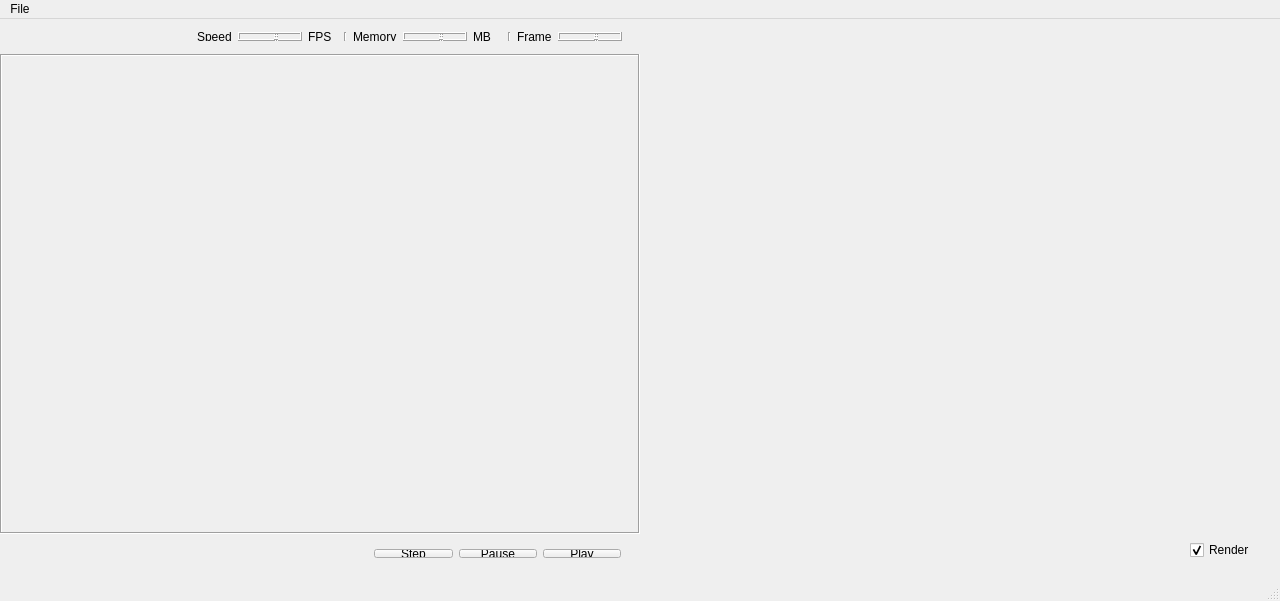
<?xml version="1.0" encoding="UTF-8"?>
<ui version="4.0">
 <class>MainWindow</class>
 <widget class="QMainWindow" name="MainWindow">
  <property name="geometry">
   <rect>
    <x>0</x>
    <y>0</y>
    <width>1280</width>
    <height>601</height>
   </rect>
  </property>
  <property name="cursor">
   <cursorShape>ArrowCursor</cursorShape>
  </property>
  <property name="windowTitle">
   <string>CLAM</string>
  </property>
  <property name="windowIcon">
   <iconset resource="clamicon.qrc">
    <normaloff>:/icons/logo.png</normaloff>:/icons/logo.png</iconset>
  </property>
  <widget class="QWidget" name="centralWidget">
   <widget class="QLabel" name="labelImage">
    <property name="geometry">
     <rect>
      <x>0</x>
      <y>35</y>
      <width>640</width>
      <height>480</height>
     </rect>
    </property>
    <property name="frameShape">
     <enum>QFrame::Box</enum>
    </property>
    <property name="frameShadow">
     <enum>QFrame::Sunken</enum>
    </property>
    <property name="text">
     <string/>
    </property>
    <property name="scaledContents">
     <bool>false</bool>
    </property>
   </widget>
   <widget class="QWidget" name="horizontalLayoutWidget">
    <property name="geometry">
     <rect>
      <x>186</x>
      <y>2</y>
      <width>447</width>
      <height>31</height>
     </rect>
    </property>
    <layout class="QHBoxLayout" name="displayLayout">
     <item>
      <widget class="QLabel" name="speedLabel">
       <property name="text">
        <string>Speed</string>
       </property>
      </widget>
     </item>
     <item>
      <widget class="QLCDNumber" name="speedLcdNumber"/>
     </item>
     <item>
      <widget class="QLabel" name="FPSLabel">
       <property name="text">
        <string>FPS</string>
       </property>
      </widget>
     </item>
     <item>
      <widget class="Line" name="line_2">
       <property name="orientation">
        <enum>Qt::Vertical</enum>
       </property>
      </widget>
     </item>
     <item>
      <widget class="QLabel" name="memLabel">
       <property name="text">
        <string>Memory</string>
       </property>
      </widget>
     </item>
     <item>
      <widget class="QLCDNumber" name="memLcdNumber"/>
     </item>
     <item>
      <widget class="QLabel" name="MBLabel">
       <property name="text">
        <string>MB</string>
       </property>
      </widget>
     </item>
     <item>
      <widget class="Line" name="line">
       <property name="orientation">
        <enum>Qt::Vertical</enum>
       </property>
      </widget>
     </item>
     <item>
      <widget class="QLabel" name="frameLabel">
       <property name="text">
        <string>Frame</string>
       </property>
      </widget>
     </item>
     <item>
      <widget class="QLCDNumber" name="frameLcdNumber"/>
     </item>
    </layout>
   </widget>
   <widget class="QWidget" name="horizontalLayoutWidget_2">
    <property name="geometry">
     <rect>
      <x>363</x>
      <y>519</y>
      <width>269</width>
      <height>31</height>
     </rect>
    </property>
    <layout class="QHBoxLayout" name="controlLayout">
     <item>
      <widget class="QPushButton" name="stepButton">
       <property name="text">
        <string>Step</string>
       </property>
      </widget>
     </item>
     <item>
      <widget class="QPushButton" name="pauseButton">
       <property name="text">
        <string>Pause</string>
       </property>
      </widget>
     </item>
     <item>
      <widget class="QPushButton" name="playButton">
       <property name="text">
        <string>Play</string>
       </property>
      </widget>
     </item>
    </layout>
   </widget>
   <widget class="CViewer" name="openGlWidget" native="true">
    <property name="geometry">
     <rect>
      <x>640</x>
      <y>35</y>
      <width>640</width>
      <height>480</height>
     </rect>
    </property>
   </widget>
   <widget class="QCheckBox" name="renderCheckBox">
    <property name="geometry">
     <rect>
      <x>1190</x>
      <y>520</y>
      <width>81</width>
      <height>22</height>
     </rect>
    </property>
    <property name="text">
     <string>Render</string>
    </property>
    <property name="checked">
     <bool>true</bool>
    </property>
   </widget>
  </widget>
  <widget class="QMenuBar" name="menuBar">
   <property name="geometry">
    <rect>
     <x>0</x>
     <y>0</y>
     <width>1280</width>
     <height>25</height>
    </rect>
   </property>
   <widget class="QMenu" name="menuFile">
    <property name="title">
     <string>File</string>
    </property>
    <addaction name="actionOpen"/>
    <addaction name="actionClose"/>
    <addaction name="separator"/>
    <addaction name="actionSave_Motion"/>
    <addaction name="actionSave_Map"/>
    <addaction name="actionSave_Tracks"/>
    <addaction name="separator"/>
    <addaction name="actionPreferences"/>
    <addaction name="actionQuit"/>
   </widget>
   <addaction name="menuFile"/>
  </widget>
  <widget class="QStatusBar" name="statusBar"/>
  <action name="actionOpen">
   <property name="text">
    <string>Open</string>
   </property>
  </action>
  <action name="actionQuit">
   <property name="text">
    <string>Quit</string>
   </property>
  </action>
  <action name="actionSave_Map">
   <property name="text">
    <string>Save Map</string>
   </property>
  </action>
  <action name="actionPreferences">
   <property name="text">
    <string>Preferences...</string>
   </property>
  </action>
  <action name="actionSave_Motion">
   <property name="text">
    <string>Save Motion</string>
   </property>
  </action>
  <action name="actionSave_Tracks">
   <property name="text">
    <string>Save Tracks</string>
   </property>
  </action>
  <action name="actionClose">
   <property name="text">
    <string>Close</string>
   </property>
  </action>
 </widget>
 <layoutdefault spacing="6" margin="11"/>
 <customwidgets>
  <customwidget>
   <class>CViewer</class>
   <extends>QWidget</extends>
   <header>viewer.h</header>
   <container>1</container>
  </customwidget>
 </customwidgets>
 <resources>
  <include location="clamicon.qrc"/>
 </resources>
 <connections/>
</ui>
